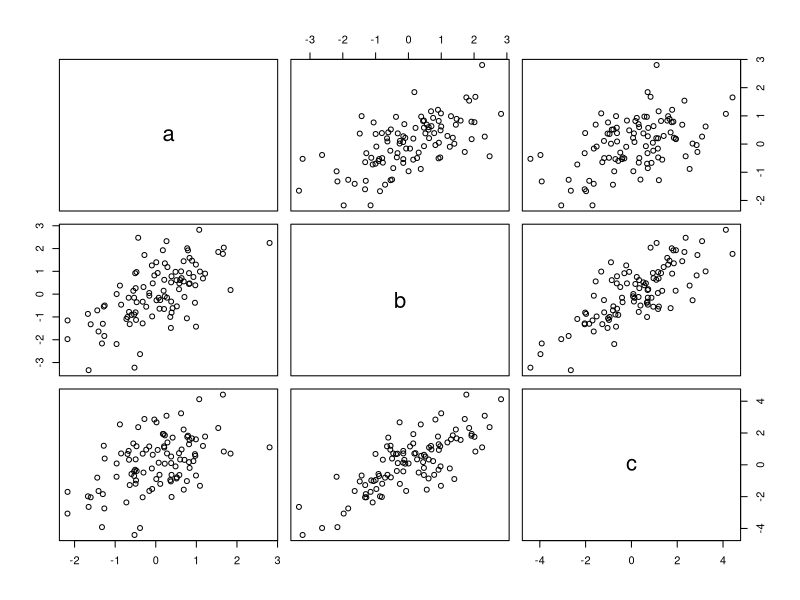
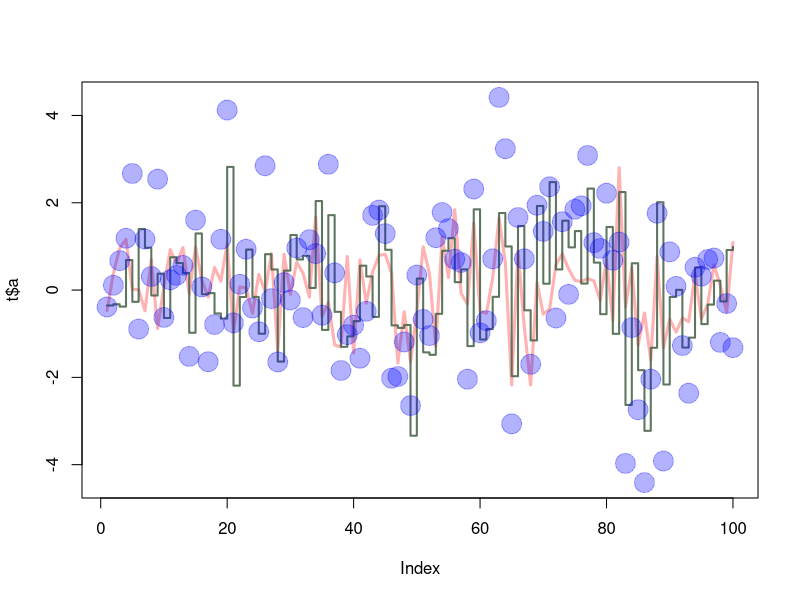

The R source for these figures, in order:
x1=rnorm(100)
x2=rnorm(100)
x3=rnorm(100)
t=data.frame (a = c(x1), b=c(x1+x2), c=c(x1+x2+x3))
plot(t)
sd(t$a+t$b+t$c)
plot(t$a, type="l", ylim=range(t), lwd=3, col=rgb(1,0,0,0.3))
lines(t$b, type="s", lwd=2, col=rgb(0.3,0.4,0.3,0.9))
points(t$c, pch=20, cex=4,col=rgb(0,0,1,0.3))
